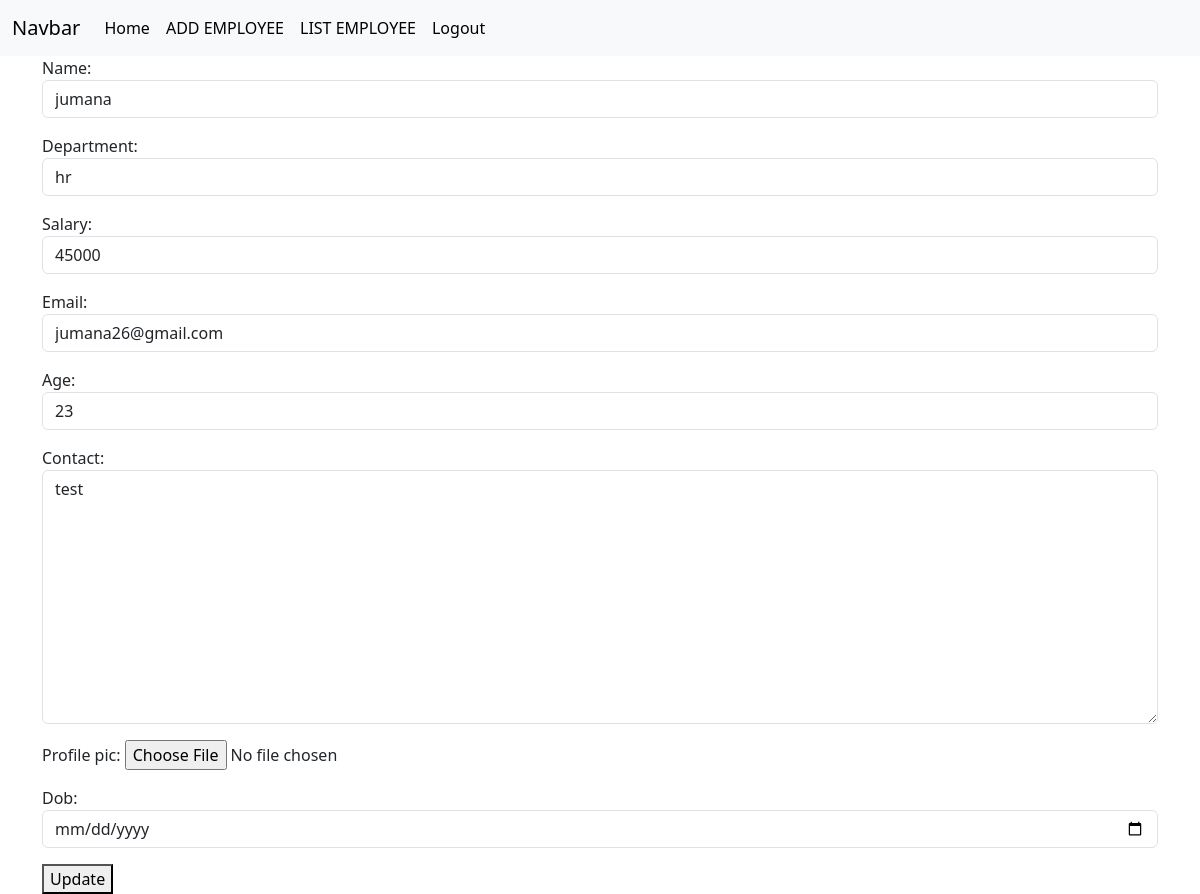
Page /employee/1/edit (signed in) on the committed database.
### crm/models.py (models this page shows, shortened)
class Employee(models.Model):
    name=models.CharField(max_length=50)
    department=models.CharField(max_length=50)
    salary=models.PositiveIntegerField()
    email=models.EmailField(unique=True)
    age=models.PositiveIntegerField()
    contact=models.CharField(null=True,max_length=50)
    profile_pic=models.ImageField(upload_to="images",null=True,blank=True)
    dob=models.DateField(null=True,blank=True)

### crm/views.py (the view, shortened to what this page needs)
# urls.py: path('employee/<int:pk>/edit',views.EmployeeUpdateView.as_view(),name="emp-edit"),
@method_decorator(signin_required,name="dispatch")
class EmployeeUpdateView(View):
    def get(self,request,*args,**kwargs):
        id=kwargs.get("pk")
        obj=Employee.objects.get(id=id)
        form=EmpoyeeModelForm(instance=obj)
        return render(request,"emp_edit.html",{"form":form})

### crm/forms.py
class EmpoyeeModelForm(forms.ModelForm):
    class Meta:
        model=Employee
        fields="__all__"
        widgets={
            "name":forms.TextInput(attrs={"class":"form-control"}),
            "department":forms.TextInput(attrs={"class":"form-control"}),
            "salary":forms.NumberInput(attrs={"class":"form-control"}),
            "email":forms.EmailInput(attrs={"class":"form-control"}),
            "age":forms.NumberInput(attrs={"class":"form-control"}),
            "contact":forms.Textarea(attrs={"class":"form-control","row":5}),
            "dob":forms.DateInput(attrs={"class":"form-control","type":"date"})
        }

### crm/views.py (called while the page is built)
def signin_required(fn):
    def wrapper(request,*args,**kwargs):
        if not request.user.is_authenticated:
            messages.error(request,"invalid session")
            return redirect("signin")
        else:
            return fn(request,*args,**kwargs)
    return wrapper

### crm/templates/emp_edit.html (shortened to what this page needs)
{%extends 'base.html'%}
{%block body_block%}
<div class="container">
    <form action="" method="post" enctype="multipart/form-data">
        {{form.as_p}}
        <button type="submit">Update</button>
    </form>
</div>
{%endblock%}

### rows in the picture
Employee: name "jumana", department "hr", salary "45000", email "jumana26@gmail.com", age "23", contact "test"
